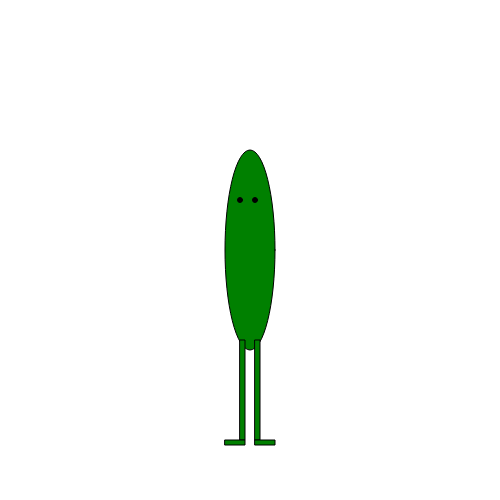
Frame 1 (no input)
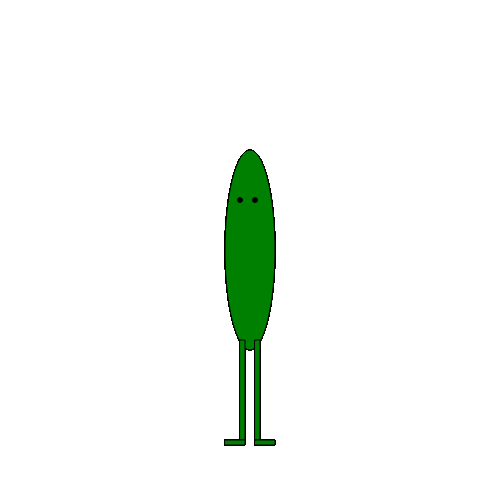
Frame 60 (no input)
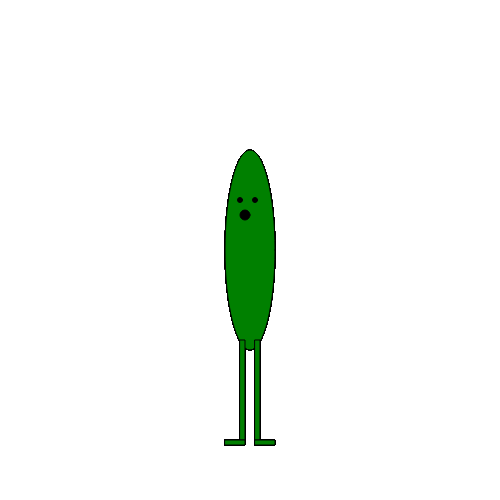
Frame 120 (the mouse pressed at the canvas centre since frame 60)

The p5.js sketch that drew these frames (run headless with seeded random() and noise() and a simulated clock; from frame 60 on, the mouse is pressed at the canvas centre):

// p5.js sketch
// ── sketch.js
function setup() {
  // put setup code here
  createCanvas(500,500);
}

function draw() {
  // put drawing code here



  if (mouseIsPressed) {
    fill('green');
    ellipse(250, 250, 50, 200);
    rect(240,340, 5, 100);
    rect(225,440, 20, 5);
    rect(255,340, 5, 100);
    rect(255,440, 20, 5);

    fill('black');
    ellipse(240,200,5,5);
    ellipse(255,200,5,5);
    ellipse(245,215,10,10);

  }


  else {
    fill('green');
    ellipse(250, 250, 50, 200);
    rect(240,340, 5, 100);
    rect(225,440, 20, 5);
    rect(255,340, 5, 100);
    rect(255,440, 20, 5);

    fill('black');
    ellipse(240,200,5,5);
    ellipse(255,200,5,5);
  }

}

function mouseReleased () {
  console.log(mouseX + ',' + mouseY)
}
